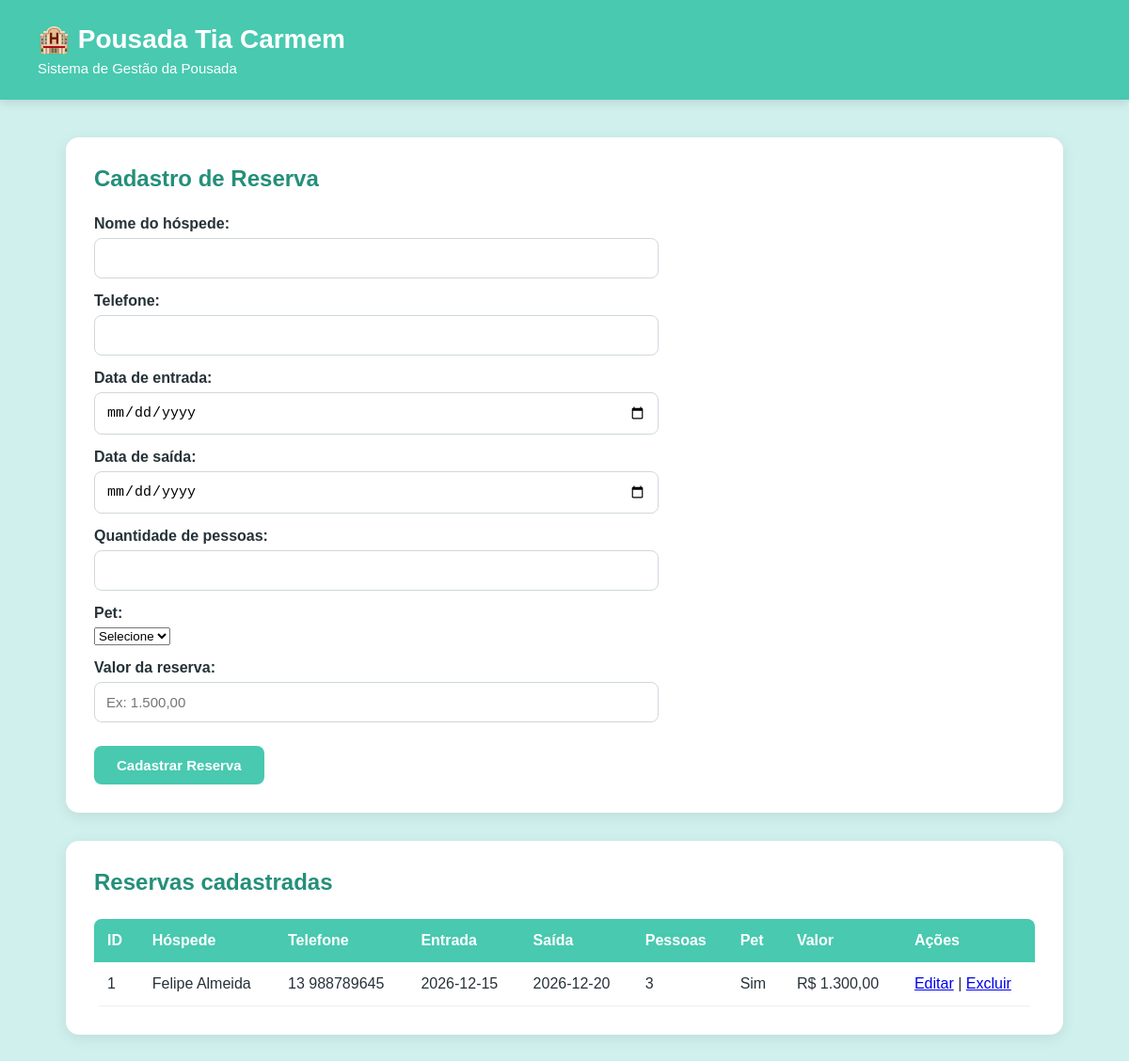
Before: / with the older database file.
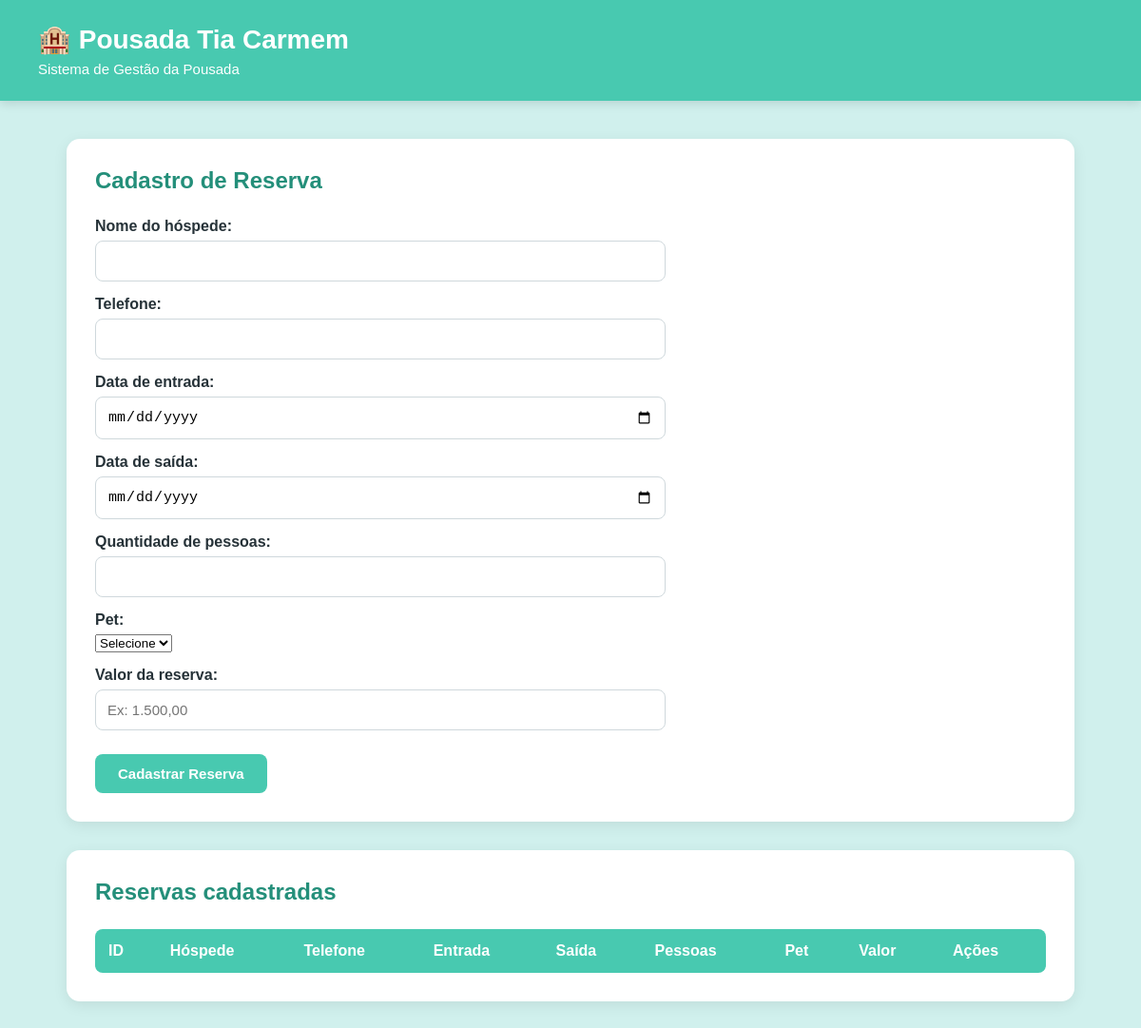
After: the same page with the newer database file.
### tables this page shows
CREATE TABLE reservas (
    id INTEGER PRIMARY KEY AUTOINCREMENT,
    nome_hospede TEXT NOT NULL,
    telefone TEXT NOT NULL,
    data_entrada TEXT NOT NULL,
    data_saida TEXT NOT NULL,
    pessoas INTEGER NOT NULL,
    pet TEXT NOT NULL,
    valor REAL NOT NULL
);

### app.py (the view, shortened to what this page needs)
@app.route("/", methods=["GET", "POST"])
def inicio():
    reservas = buscar_reservas()
    return render_template("index.html", reservas=reservas)

### app.py (called while the page is built)
def buscar_reservas():
    conexao = sqlite3.connect("pousada.db")
    reservas = conexao.execute(
        "SELECT id, nome_hospede, telefone, data_entrada, data_saida, pessoas, pet, valor FROM reservas"
    ).fetchall()
    conexao.close()
    return reservas

### templates/index.html (shortened to what this page needs)
<!DOCTYPE html>
<html lang="pt-BR">
<head>
    <link rel="stylesheet" href="{{ url_for('static', filename='style.css') }}">
</head>
<body>
    <header class="cabecalho">
        <div>
            <h1>🏨 Pousada Tia Carmem</h1>
            <p>Sistema de Gestão da Pousada</p>
        </div>
    </header>
    <main class="container">
        <section class="card">
            <h2>Cadastro de Reserva</h2>
            <form method="POST">
                <label>Nome do hóspede:</label>
                <input type="text" name="nome_hospede" required>
                <label>Telefone:</label>
                <input type="text" name="telefone" required>
                <label>Data de entrada:</label>
                <input type="date" name="data_entrada" required>
                <label>Data de saída:</label>
                <input type="date" name="data_saida" required>
                <label>Quantidade de pessoas:</label>
                <input type="number" name="pessoas" min="1" required>
                <label>Pet:</label>
                <select name="pet" required>
                    <option value="">Selecione</option>
                </select>
                <label>Valor da reserva:</label>
                <input type="text" name="valor" placeholder="Ex: 1.500,00" required>
                <button type="submit">Cadastrar Reserva</button>
            </form>
        </section>
        <section class="card">
            <h2>Reservas cadastradas</h2>
            <table>
                <thead>
                    <tr>
                        <th>ID</th>
                        <th>Hóspede</th>
                        <th>Telefone</th>
                        <th>Entrada</th>
                        <th>Saída</th>
                        <th>Pessoas</th>
                        <th>Pet</th>
                        <th>Valor</th>
                        <th>Ações</th>
                    </tr>
                </thead>
                <tbody>
                    {% for reserva in reservas %}
                    <tr>
                        <td>{{ reserva[0] }}</td>
                        <td>{{ reserva[1] }}</td>
                        <td>{{ reserva[2] }}</td>
                        <td>{{ reserva[3] }}</td>
                        <td>{{ reserva[4] }}</td>
                        <td>{{ reserva[5] }}</td>
                        <td>{{ reserva[6] }}</td>
                        <td>R$ {{ "{:,.2f}".format(reserva[7]).replace(",", "X").replace(".", ",").replace("X", ".") }}</td>
                        <td>
                            <a href="/editar/{{ reserva[0] }}">Editar</a>
                            |
                            <a href="/excluir/{{ reserva[0] }}"
                               onclick="return confirm('Tem certeza que deseja excluir esta reserva?')">
                                Excluir
                            </a>
                        </td>
                    </tr>
                    {% endfor %}
                </tbody>
            </table>
        </section>
    </main>
</body>
</html>

### static/style.css (style rules this page uses)
* { box-sizing: border-box; }
body { font-family: Arial, sans-serif; background-color: #d0f0ed; margin: 0; padding: 0; color: #263238; }
.cabecalho { background-color: #48c9b0; color: white; padding: 25px 40px; box-shadow: 0 3px 10px rgba(0, 0, 0, 0.12); }
.cabecalho h1 { margin: 0; font-size: 28px; }
.cabecalho p { margin: 6px 0 0; font-size: 15px; }
.container { max-width: 1100px; margin: 40px auto; padding: 0 20px; }
.card { background-color: white; padding: 30px; margin-bottom: 30px; border-radius: 14px; box-shadow: 0 4px 15px rgba(0, 0, 0, 0.08); }
.card h2 { margin-top: 0; margin-bottom: 25px; color: #248f7a; }
form { max-width: 600px; }
label { display: block; margin-top: 15px; margin-bottom: 6px; font-weight: bold; }
input { width: 100%; padding: 12px; border: 1px solid #cfd8dc; border-radius: 8px; font-size: 15px; }
button { margin-top: 25px; padding: 12px 24px; background-color: #48c9b0; color: white; border: none; border-radius: 8px; font-size: 15px; font-weight: bold; cursor: pointer; }
table { width: 100%; border-collapse: collapse; overflow: hidden; border-radius: 8px; }
th { background-color: #48c9b0; color: white; padding: 14px; text-align: left; }

Changed rows visible on the page:
removed reservas: id "1", nome_hospede "Felipe Almeida", telefone "13 988789645", data_entrada "2026-12-15", data_saida "2026-12-20", pessoas "3", pet "Sim", valor "1.300,00"
